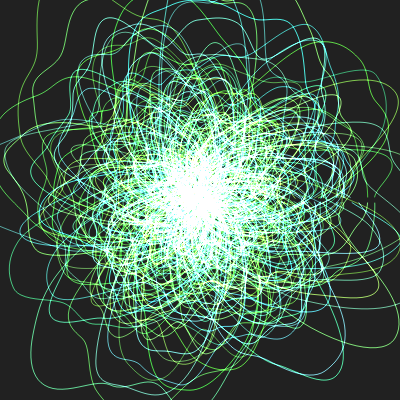
Frame 1 (no input)
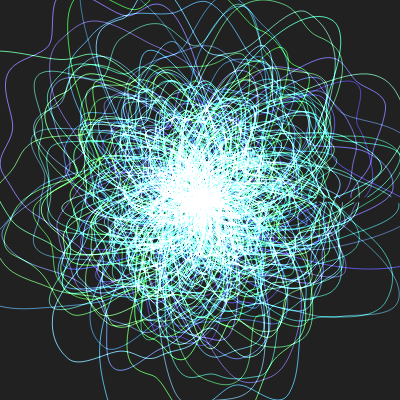
Frame 2 (the mouse pressed at the canvas centre, redrawn once)

The p5.js sketch that drew these frames (run headless with seeded random() and noise() and a simulated clock; the mouse was pressed at the canvas centre and the sketch redrawn once):

// p5.js sketch
// ── sketch.js
let noiseVal_radius;
let noiseVal_color;
// 半径
let baseRadius;
let thisRadius;
// 座標
let baseXpos;
let baseYpos;
let firstX;
let firstY;
// 色
let hue;
let saturation;
let brightness;

let output_canvas; // ファイル出力

function setup() {
  let p5Element = createCanvas(400,400);
  frameRate(5);
  noFill();
  strokeWeight(1);
  colorMode(HSB,360,100,100);
  blendMode(ADD);
  noLoop();
  //---------------------
  baseRadius=height/2;
  thisRadius=0;
  baseXpos=width/2;
  baseYpos=height/2;

  // output_canvas = new OutputCanvas(p5Element.canvas,"gif",180); // ファイル出力
}

function draw() {
  clear(); // blendMode(ADD)の時に画面が真っ白になるのを回避する
  background(13);
  
  // Loopの度に初期化
  noiseVal_radius=random(10);
  noiseVal_color=random(360);
  
  // 100回繰り返す
  for(let cnt=0; cnt<100; cnt++){
    beginShape();
      // 色
      hue=360*noise(noiseVal_color);
      saturation=random(50,80);
      brightness=random(50,80);
      stroke(hue,saturation,brightness);
      noiseVal_color+=0.02; // update
      
      // 線
      for(let angle=0; angle<=720; angle+=1){
        // 半径と座標を決定
        thisRadius=baseRadius * fnMyNoise(noiseVal_radius);
        let thisX=baseXpos + thisRadius * cos(radians(angle));
        let thisY=baseYpos + thisRadius * sin(radians(angle));
        noiseVal_radius+=0.01; // update
        
        // 線を書く
        curveVertex(thisX,thisY);
      }
    endShape();
  }

  // output_canvas.run(frameCount); // ファイル出力
}

function fnMyNoise(val){
  const ret=pow(noise(val),3)*2;
  return ret;
}
